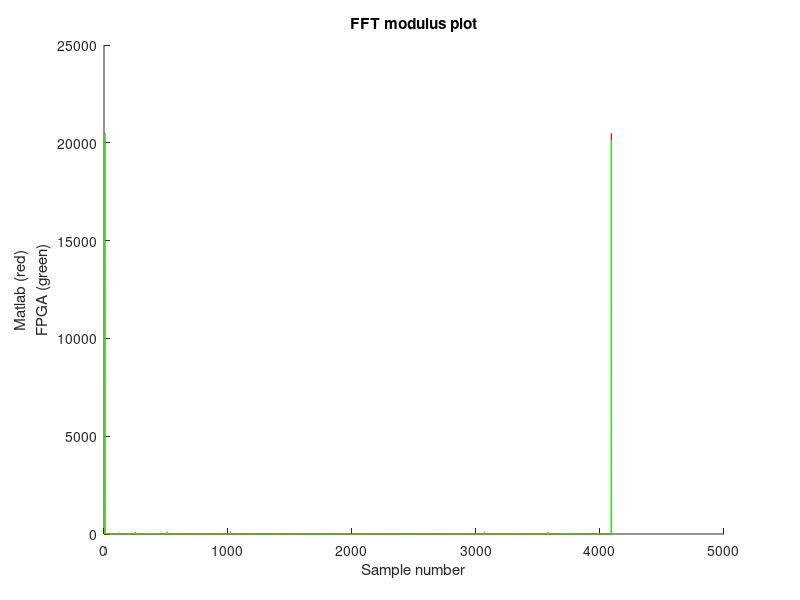
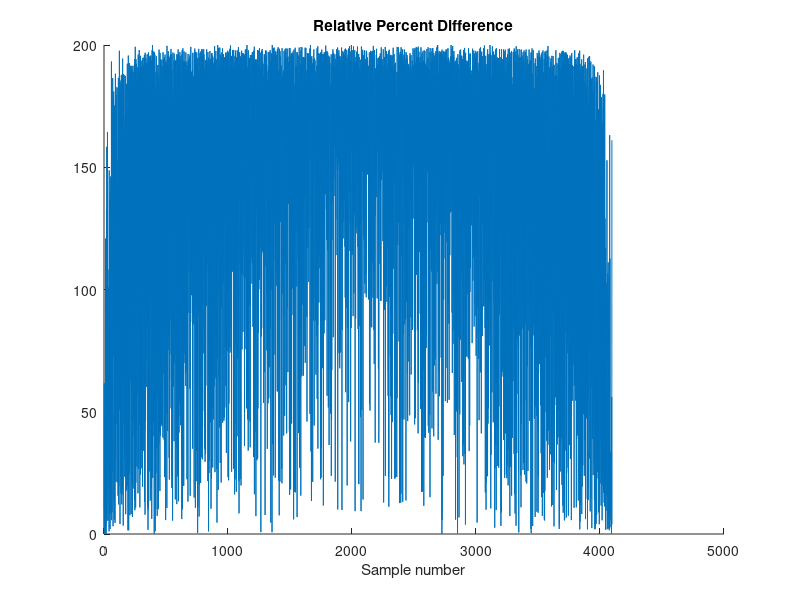

Source code (MATLAB) for these figures, in order: (Note: this script raises an error after producing the figures.)

%%Collect the data from files

%Collect the input data
Input_fileID       = fopen('input_FFT.txt');
Input_data_cell    = textscan(Input_fileID, '%f%f');
fclose(Input_fileID);
Input_data         = Input_data_cell{1}+Input_data_cell{2}*1i;

%Collect the output data from FPGAs FFT
Output_fileID = fopen('output_FFT.txt');
Output_data_cell    = textscan(Output_fileID, '%f%f');
fclose(Output_fileID);
Output_data         = Output_data_cell{1}+Output_data_cell{2}*1i;

%%FFT operations and error calculation
Z = fft(Input_data);
%data reordering and flipping
Output_data = bitrevorder(flip(Output_data));
%modulus calculation
modZ_CPU  = abs(Z);
modZ_FPGA = abs(Output_data);


%% Plot
figure
title('FFT modulus plot')
hold on
plot(modZ_CPU, 'r')
plot(modZ_FPGA, 'g')
xlabel('Sample number')
ylabel({'Matlab (red)';'FPGA (green)'})

figure
title('Relative Percent Difference')
hold
error = 2*(abs((modZ_CPU-modZ_FPGA))./(modZ_CPU+modZ_FPGA)); %Relative Percent Difference
error(isnan(error))=0; % the 0/0 indeterminate form gives now a 0% deviation
plot(error*100)
xlabel('Sample number')
ytickformat('percentage')


